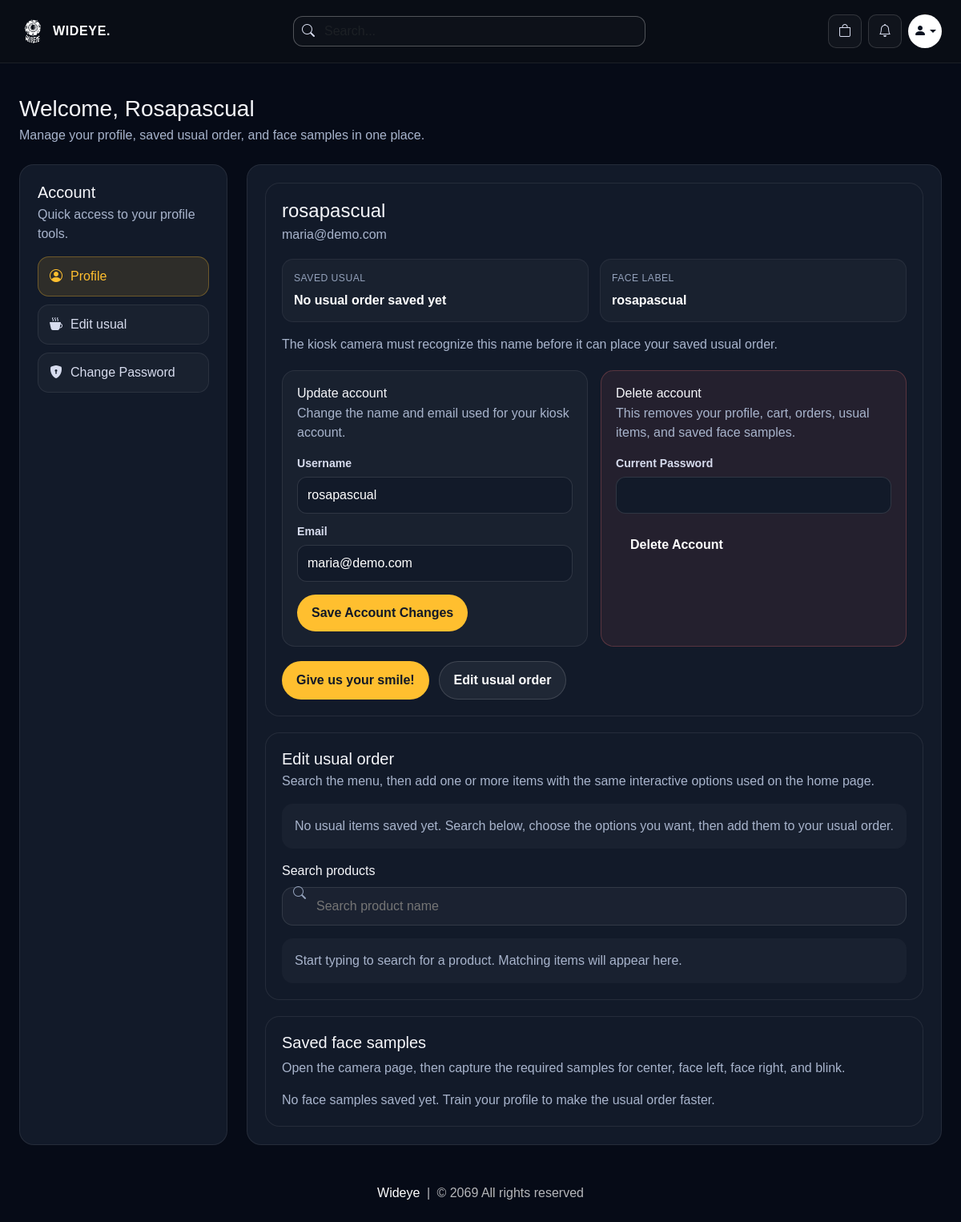
The app's page /profile/9 (signed in) with its own data.
### website/models.py (models this page shows, shortened)
class Customer(db.Model, UserMixin):
    id = db.Column(db.Integer, primary_key=True)
    email = db.Column(db.String(100), unique=True)
    username = db.Column(db.String(100))
    password_hash = db.Column(db.String(150))
    is_admin = db.Column(db.Boolean, default=False, nullable=False)
    is_demo = db.Column(db.Boolean, default=False, nullable=False)
    face_profile_name = db.Column(db.String(100))
    usual_product_id = db.Column(db.Integer, db.ForeignKey('product.id'), nullable=True)
    date_joined = db.Column(db.DateTime(), default=datetime.utcnow)
    cart_items = db.relationship('Cart', backref=db.backref('customer', lazy=True))
    orders = db.relationship('Order', backref=db.backref('customer', lazy=True))
    usual_product = db.relationship('Product', foreign_keys=[usual_product_id])
    usual_items = db.relationship(
        'UsualOrderItem',
        backref=db.backref('customer', lazy=True),
        cascade='all, delete-orphan',
        order_by='UsualOrderItem.id'
    )
    @property
    def password(self):
        raise AttributeError('Password is not a readable Attribute')

### website/auth.py (the view, shortened to what this page needs)
@auth.route('/profile/<int:customer_id>', methods=['GET', 'POST'])
@login_required
def profile(customer_id):
    if current_user.id != customer_id:
        flash('You can only edit your own profile.')
        return redirect(url_for('auth.profile', customer_id=current_user.id))
    customer = Customer.query.get_or_404(customer_id)
    form = UsualOrderForm()
    return render_profile_page(customer, usual_form=form)

### website/forms.py
class UsualOrderForm(FlaskForm):
    save_usual = SubmitField('Add to usual')
    remove_usual = SubmitField('Remove all usual')

class ProfileUpdateForm(FlaskForm):
    email = EmailField('Email', validators=[DataRequired()])
    username = StringField('Username', validators=[DataRequired(), length(min=2)])
    update_account = SubmitField('Save Account Changes')

### website/face_profiles.py (called while the page is built, shortened)
def normalize_face_profile_name(value):
    normalized = re.sub(r"[^a-zA-Z0-9_-]+", "-", (value or "").strip().lower()).strip("-")
    return normalized or "customer-face"

def get_face_profile_dir(profile_name):
    FACES_DIR.mkdir(exist_ok=True)
    return FACES_DIR / normalize_face_profile_name(profile_name)

def list_saved_face_images(profile_name):
    face_dir = get_face_profile_dir(profile_name)
    if not face_dir.exists():
        return []

### website/views.py (called while the page is built)
def parse_options(csv_string):
    if not csv_string:
        return []
    return [opt.strip() for opt in str(csv_string).split(',') if opt.strip()]

def get_product_image(product, selected_size=''):
    images = parse_options(product.product_picture) if product.product_picture else []
    if not images:
        return '/media/default.jpg'
    if not selected_size:
        return images[0]
    sizes = parse_options(product.size)
    if selected_size in sizes:
        idx = sizes.index(selected_size)
        return images[idx] if idx < len(images) else images[-1]
    return images[0]

### website/templates/profile.html (shortened to what this page needs)
{% extends 'base.html' %}
{% block body %}
<div class="wideye-shell py-4">
    <div class="mb-4">
        <h1 class="h3 mb-1">Welcome, <span class="text-capitalize">{{ customer.username }}</span></h1>
        <p class="wideye-profile-copy mb-0">Manage your profile, saved usual order, and face samples in one place.</p>
    </div>
    <div class="wideye-profile-layout">
        <aside class="wideye-profile-side">
            <h2 class="h5 mb-1">Account</h2>
            <p class="wideye-profile-copy mb-0">Quick access to your profile tools.</p>
            <div class="wideye-profile-nav">
                <a href="#profileSummary" class="wideye-profile-nav-link active">
                    <i class="bi bi-person-circle"></i>
                    <span>Profile</span>
                </a>
                <a href="#usualOrderEditor" class="wideye-profile-nav-link">
                    <i class="bi bi-cup-hot-fill"></i>
                    <span>Edit usual</span>
                </a>
                <a href="/change-password/{{ customer.id }}" class="wideye-profile-nav-link">
                    <i class="bi bi-shield-lock-fill"></i>
                    <span>Change Password</span>
                </a>
            </div>
        </aside>
        <section class="wideye-profile-main">
            <div id="profileSummary" class="wideye-profile-card">
                <h2 class="h4 mb-1">{{ customer.username }}</h2>
                <p class="wideye-profile-copy mb-0">{{ customer.email }}</p>
                <div class="wideye-profile-meta">
                    <div class="wideye-profile-meta-item">
                        <span class="wideye-profile-meta-label">Saved usual</span>
                        <span class="wideye-profile-meta-value">
                            {% if saved_usual_items %}
                            {{ saved_usual_items | length }} item{% if saved_usual_items|length != 1 %}s{% endif %} saved
                            {% else %}
                            No usual order saved yet
                            {% endif %}
                        </span>
                    </div>
                    <div class="wideye-profile-meta-item">
                        <span class="wideye-profile-meta-label">Face label</span>
                        <span class="wideye-profile-meta-value">{{ customer.face_profile_name or customer.username }}</span>
                    </div>
                </div>
                <p class="wideye-profile-copy mt-3 mb-0">
                    The kiosk camera must recognize this name before it can place your saved usual order.
                </p>
                <div class="wideye-account-grid">
                    <div class="wideye-account-panel">
                        <h3 class="h6 mb-1">Update account</h3>
                        <p class="wideye-profile-copy mb-0">Change the name and email used for your kiosk account.</p>
                        <form method="POST" action="{{ url_for('auth.update_account', customer_id=customer.id) }}" class="mt-3">
                            <div class="wideye-profile-field">
                                <label for="{{ update_form.username.id }}">{{ update_form.username.label.text }}</label>
                                {{ update_form.username(class="wideye-profile-input", autocomplete="username") }}
                            </div>
                            <div class="wideye-profile-field">
                                <label for="{{ update_form.email.id }}">{{ update_form.email.label.text }}</label>
                                {{ update_form.email(class="wideye-profile-input", autocomplete="email") }}
                            </div>
                            <button type="submit" name="update_account" value="1" class="wideye-profile-action wideye-profile-primary mt-3">{{ update_form.update_account.label.text }}</button>
                        </form>
                    </div>
                    <div class="wideye-account-panel wideye-account-panel-danger">
                        <h3 class="h6 mb-1">Delete account</h3>
                        <p class="wideye-profile-copy mb-0">This removes your profile, cart, orders, usual items, and saved face samples.</p>
                        <form method="POST" action="{{ url_for('auth.delete_account', customer_id=customer.id) }}" class="mt-3" onsubmit="return confirm('Delete your account permanently? This cannot be undone.');">
                            <div class="wideye-profile-field">
                                <label for="{{ delete_form.current_password.id }}">{{ delete_form.current_password.label.text }}</label>
                                {{ delete_form.current_password(class="wideye-profile-input", autocomplete="current-password") }}
                            </div>
                            <button type="submit" name="delete_account" value="1" class="wideye-profile-action wideye-profile-danger mt-3">{{ delete_form.delete_account.label.text }}</button>
                        </form>
                    </div>
                </div>
                <div class="wideye-profile-actions">
                    <a class="wideye-profile-action wideye-profile-primary" href="{{ url_for('auth.train_usual_face', customer_id=customer.id) }}">Give us your smile!</a>
                    <a class="wideye-profile-action wideye-profile-secondary" href="#usualOrderEditor">Edit usual order</a>
                </div>
            </div>
            <div id="usualOrderEditor" class="wideye-profile-card">
                <div class="wideye-usual-head">
                    <div>
                        <h3 class="h5 mb-1">Edit usual order</h3>
                        <p class="wideye-profile-copy mb-0">Search the menu, then add one or more items with the same interactive options used on the home page.</p>
                    </div>
                </div>
                {% if saved_usual_items %}
                <div class="wideye-usual-saved-list">
                    {% for usual_item in saved_usual_items %}
                    <div class="wideye-usual-saved-item">
                        <img
                            class="wideye-usual-saved-thumb"
                            src="{{ get_product_image(usual_item.product, usual_item.size) }}"
                            alt="{{ usual_item.product.product_name }}"
                        >
                        <div class="wideye-usual-saved-body">
                            <div class="wideye-usual-saved-name">{{ usual_item.product.product_name }}</div>
                            <p class="wideye-usual-saved-meta">Qty {{ usual_item.quantity }} · PhP {{ '%.2f'|format(usual_item.product.current_price) }} each</p>
                            <p class="wideye-usual-saved-meta">{{ format_option_summary(usual_item) }}</p>
                        </div>
                        <div class="wideye-usual-saved-actions">
                            <form method="POST">
                                {{ form.hidden_tag() }}
                                <input type="hidden" name="remove_usual_item_id" value="{{ usual_item.id }}">
                                <button type="submit" class="wideye-usual-remove-button">Remove</button>
                            </form>
                        </div>
                    </div>
                    {% endfor %}
                </div>
                {% else %}
                <div class="wideye-usual-hint">
                    No usual items saved yet. Search below, choose the options you want, then add them to your usual order.
                </div>
                {% endif %}
                {% if products %}
                <div class="wideye-usual-search-wrap">
                    <label class="form-label" for="usualProductSearch">Search products</label>
                    <i class="bi bi-search"></i>
                    <input id="usualProductSearch" class="wideye-usual-search" type="search" placeholder="Search product name">
                </div>
                <div id="usualProductHint" class="wideye-usual-hint">
                    Start typing to search for a product. Matching items will appear here.
                </div>
                {% else %}
                <p class="wideye-profile-copy mb-0">No products are available to save as a usual order yet.</p>
                {% endif %}
            </div>
            <div class="wideye-face-card">
                <h3 class="h5">Saved face samples</h3>
                <p class="wideye-profile-copy">
                    Open the camera page, then capture the required samples for center, face left, face right, and blink.
                </p>
                {% if face_images %}
                <div class="wideye-face-grid">
                    {% for image_name in face_images %}
                    <div class="wideye-face-sample">
                        <img src="{{ url_for('auth.profile_face_image', customer_id=customer.id, filename=image_name) }}" alt="Saved face sample {{ loop.index }}">
                        <span class="wideye-face-caption">{{ image_name.rsplit('.', 1)[0].replace('_', ' ') }}</span>
                    </div>
                    {% endfor %}
                </div>
                {% else %}
                <p class="mb-0 wideye-profile-copy">No face samples saved yet. Train your profile to make the usual order faster.</p>
                {% endif %}
            </div>
        </section>
    </div>
</div>
{% endblock %}

### website/templates/base.html (style rules this page uses)
* { box-sizing: border-box; }
html { -webkit-text-size-adjust: 100%; }
body { background: #060b17; color: #f6f7fb; min-height: 100vh; font-family: Arial, Helvetica, sans-serif; overflow-x: hidden; }
a { text-decoration: none; }
.wideye-shell { width: min(calc(100% - clamp(1rem, 4vw, 3rem)), 1280px); margin: 0 auto; }

### website/templates/profile.html (style rules this page uses)
.wideye-profile-layout { display: grid; grid-template-columns: minmax(220px, 260px) minmax(0, 1fr); gap: 24px; }
.wideye-profile-side, .wideye-profile-main, .wideye-profile-card, .wideye-face-card, .wideye-usual-card { background: #121a29; border: 1px solid rgba(255, 255, 255, 0.08); border-radius: 18px; }
.wideye-profile-side, .wideye-profile-main { padding: 22px; }
.wideye-profile-nav { display: grid; gap: 10px; margin-top: 16px; }
.wideye-profile-nav-link { display: flex; align-items: center; gap: 10px; padding: 12px 14px; border-radius: 14px; color: #d7dcee; background: rgba(255, 255, 255, 0.03); border: 1px solid rgba(255, 255, 255, 0.08); text-decoration: none; transition: background 0.15s; }
.wideye-profile-nav-link.active { background: rgba(255, 191, 47, 0.12); color: #ffbf2f; border-color: rgba(255, 191, 47, 0.3); }
.wideye-profile-card { padding: 20px; margin-bottom: 20px; }
.wideye-profile-meta { display: grid; grid-template-columns: repeat(auto-fit, minmax(180px, 1fr)); gap: 14px; margin-top: 18px; }
.wideye-profile-meta-item { background: rgba(255, 255, 255, 0.03); border: 1px solid rgba(255, 255, 255, 0.06); border-radius: 14px; padding: 14px; }
.wideye-profile-meta-label { display: block; color: #94a2bc; font-size: 0.76rem; text-transform: uppercase; letter-spacing: 0.04em; margin-bottom: 6px; }
.wideye-profile-meta-value { color: #ffffff; font-weight: 600; }
.wideye-profile-copy { color: #a8b4cc; }
.wideye-profile-actions { display: flex; flex-wrap: wrap; gap: 12px; margin-top: 18px; }
.wideye-account-grid { display: grid; grid-template-columns: repeat(auto-fit, minmax(240px, 1fr)); gap: 16px; margin-top: 20px; }
.wideye-account-panel { padding: 18px; border-radius: 16px; background: rgba(255, 255, 255, 0.03); border: 1px solid rgba(255, 255, 255, 0.08); }
.wideye-account-panel-danger { border-color: rgba(248, 113, 113, 0.25); background: rgba(248, 113, 113, 0.08); }
.wideye-profile-field { margin-top: 12px; }
.wideye-profile-field label { display: block; margin-bottom: 6px; color: #d7dcee; font-size: 0.88rem; font-weight: 600; }
.wideye-profile-input, .wideye-profile-input:focus { width: 100%; min-height: 46px; border-radius: 12px; border: 1px solid rgba(255, 255, 255, 0.12); background: #121a29; color: #ffffff; padding: 10px 12px; box-shadow: none; }
.wideye-profile-danger { border: none; background: #ef4444; color: #ffffff; }
.wideye-profile-action { border-radius: 999px; padding: 11px 18px; font-weight: 700; display: inline-flex; align-items: center; justify-content: center; text-decoration: none; cursor: pointer; background: transparent; color: #ffffff; border: none; transition: background 0.15s, color 0.15s; }
.wideye-profile-primary { background: #ffbf2f; color: #111827; }
.wideye-profile-secondary { border: 1px solid rgba(255, 255, 255, 0.14); background: rgba(255, 255, 255, 0.06); color: #ffffff; }
.wideye-usual-head { margin-bottom: 16px; }
.wideye-usual-search-wrap { position: relative; margin-top: 16px; }
.wideye-usual-search-wrap i { position: absolute; left: 14px; top: 50%; transform: translateY(-50%); color: #94a2bc; }
.wideye-usual-search, .wideye-usual-search:focus { width: 100%; background: rgba(255, 255, 255, 0.04); border: 1px solid rgba(255, 255, 255, 0.1); border-radius: 14px; color: #ffffff; padding: 11px 14px 11px 42px; box-shadow: none; }
.wideye-usual-hint { padding: 16px; border-radius: 14px; background: rgba(255, 255, 255, 0.03); color: #a8b4cc; margin-top: 16px; }
.wideye-face-card { padding: 20px; }

### records on screen
Customer: username "Rosapascual", username "rosapascual", email "maria@demo.com", face_profile_name "rosapascual"

### other values on screen
{{ update_form.username.label.text }} "Username"
{{ update_form.email.label.text }} "Email"
{{ update_form.update_account.label.text }} "Save Account Changes"
{{ delete_form.current_password.label.text }} "Current Password"
{{ delete_form.delete_account.label.text }} "Delete Account"
